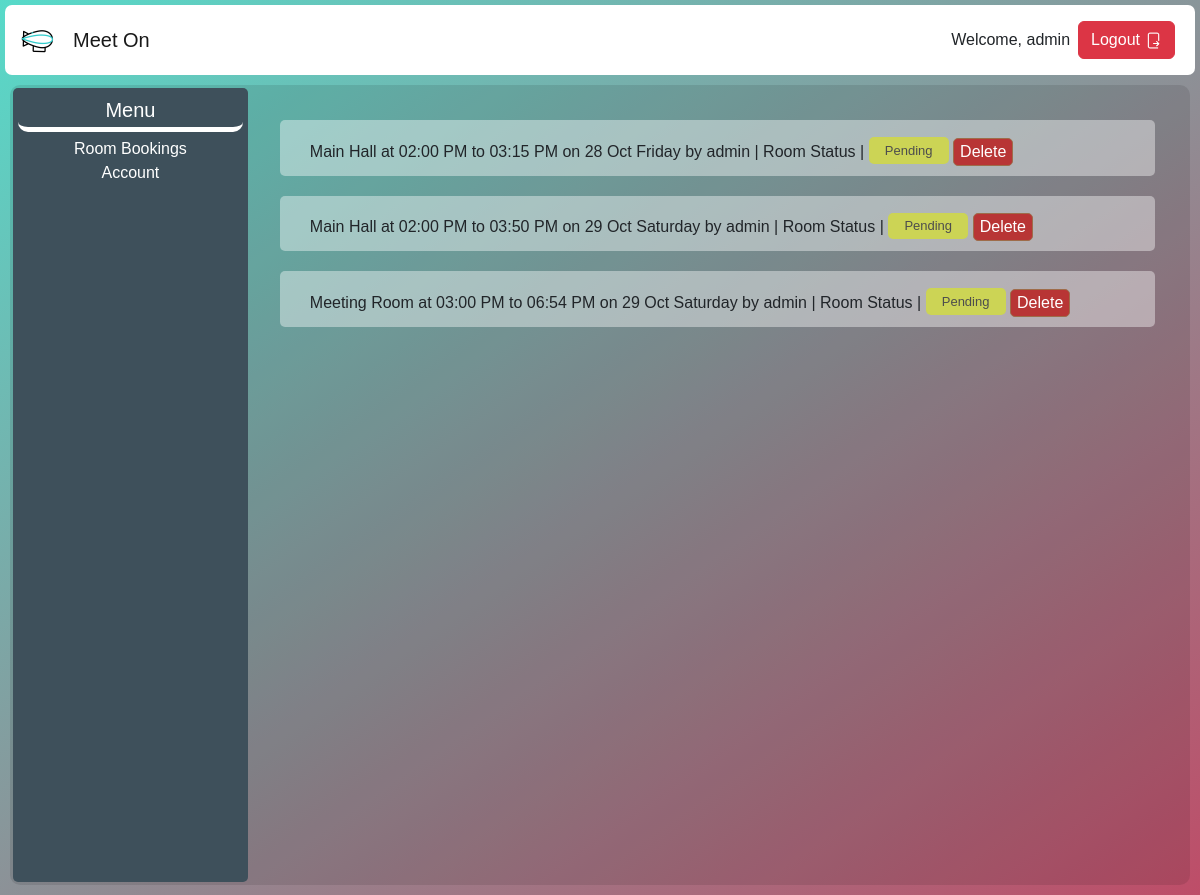
Before: /Room (signed in) with the older database file.
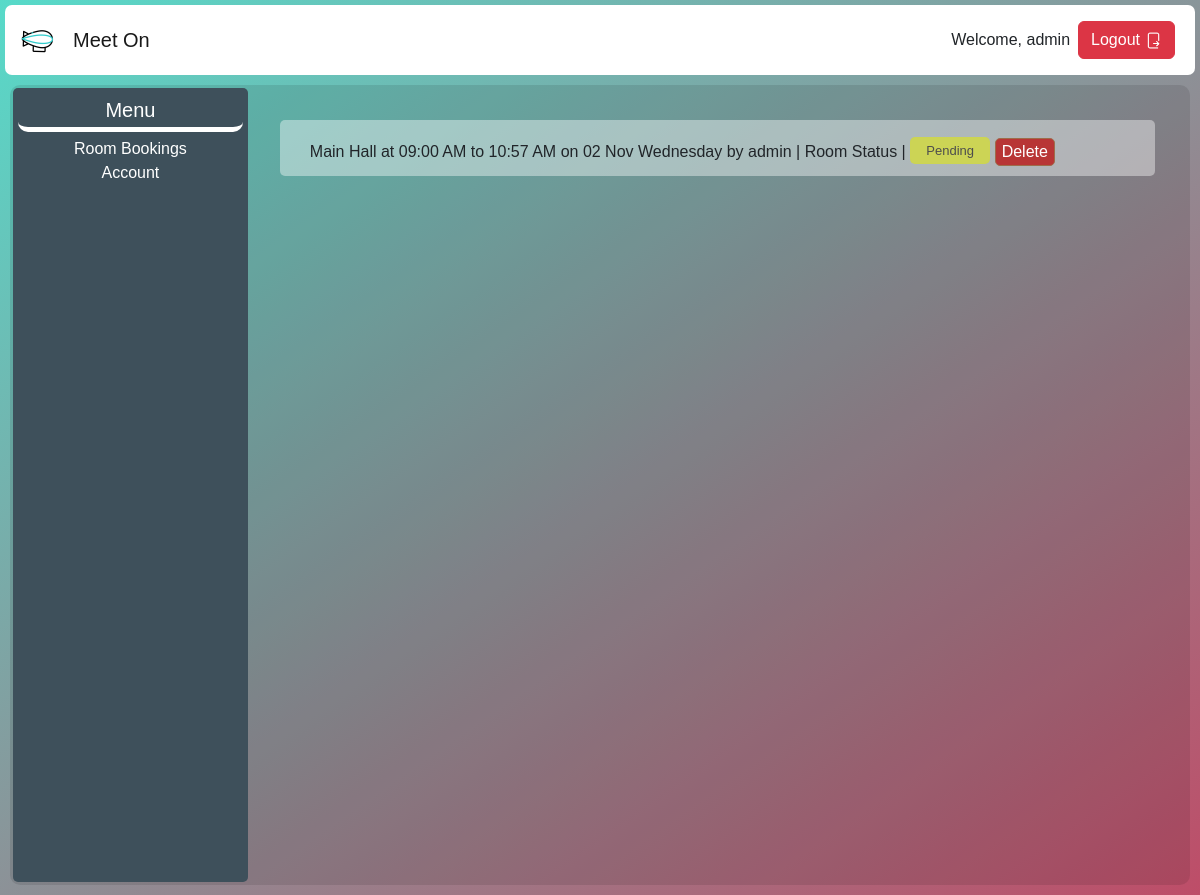
After: the same page with the newer database file.
### app/models.py (models this page shows, shortened)
class Room(models.Model):
    room_Name = models.ForeignKey(Room_Name, on_delete=models.CASCADE)
    room_book_date = models.DateField()
    meeting_start_time = models.TimeField()
    meeting_end_time = models.TimeField()
    room_booked_by_user = models.ForeignKey(User, on_delete=models.CASCADE)
    grant_meeting = models.BooleanField(default = False)

class Room_Name(models.Model):
    room_Name = models.CharField(max_length=122)
    def __str__(self):
        return self.room_Name

### app/views.py (the view, shortened to what this page needs)
# urls.py: path('Room', views.roomView, name='room'),
def roomView(request):
    user = request.user
    userRoom = Room.objects.filter(room_booked_by_user = user)
    adminRoom = Room.objects.all().order_by('room_book_date')
    if User.objects.filter(username=user) & User.objects.filter(is_staff=True):
        admin = True
        contex = {
        'admin':admin,
        'adminRoom': adminRoom
    }
        return render(request, 'adminRoom.html', contex)

### templates/adminRoom.html (shortened to what this page needs)
{% extends 'dashboard.html' %}
{% block body %}
<body onload=grantmeet()>
<div class="dashContainer">
  <div class="dashMenu">
    <h5 class='menuHeader'>Menu</h5>
    <div class="menuList">
      {% if admin %}
      <a class="nav-link active" aria-current="page" href="Room" style='color:white;'>
        Room Bookings
      </a>
      {% else %}
      <a class="nav-link active" aria-current="page" href="Room" style='color:white;'>
        Your Booked Rooms
      </a>
      {% endif %}
      <a class="nav-link active" aria-current="page" href="Account" style='color:white;'>
        Account
      </a>
    </div>
  </div>
<div class="dashBody">
  <div class="adminRoomView">
    {% if adminRoom %}
    {% for i in adminRoom %}
    <div class='adminform'>
      <form action="Grantmeet" method="POST">
        {{i.room_Name}} at
        {{i.meeting_start_time|date:"h:i A"}} to {{i.meeting_end_time|date:"h:i A"}} on {{i.room_book_date|date:'d M l'}}
        by {{i.room_booked_by_user}}
        | Room Status |
        <label class="toggle">
          <span class="labels" onclick="setTimeout(spanClick.bind(null,this.id),500);" data-on="Approved" data-off="Pending"></span>
        </label>
      </form>
      <div id="" style="display:inline;" class="btnDelId" onclick="btnDelClick(this.id)"><button class='roomDelButton'>Delete</button></div>
    </div>
    {% endfor %}
  </div>
    {% else %}
    <h3>No Bookings Are Done</h3>
    {% endif %}
</div>
</body>
{% endblock body %}

Changed rows visible on the page:
removed Room: room_Name "Main Hall", meeting_start_time "02:00 PM", meeting_end_time "03:15 PM", room_book_date "28 Oct Friday", room_booked_by_user "admin"
removed Room: room_Name "Main Hall", meeting_start_time "02:00 PM", meeting_end_time "03:50 PM", room_book_date "29 Oct Saturday", room_booked_by_user "admin"
removed Room: room_Name "Meeting Room", meeting_start_time "03:00 PM", meeting_end_time "06:54 PM", room_book_date "29 Oct Saturday", room_booked_by_user "admin"
added Room: room_Name "Main Hall", meeting_start_time "09:00 AM", meeting_end_time "10:57 AM", room_book_date "02 Nov Wednesday", room_booked_by_user "admin"
